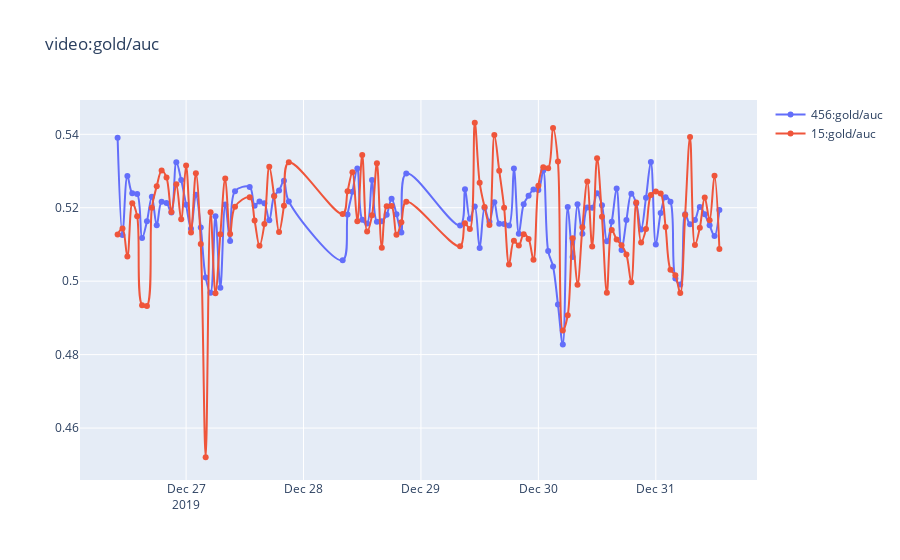

Here is the notebook cell this chart was saved with:
### Code cell
compare(df, 'gold/auc', smoothing=0.)
